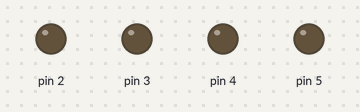
Recording of a sketch running on a simulated Arduino Uno, built with avr-gcc and run on an emulated ATmega328P. Parts: output pins drawn as LEDs (lit = HIGH).

Above: at 0.15 s.
At 1.05 s:
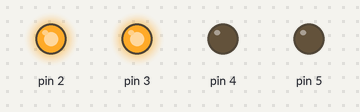
At 1.65 s:
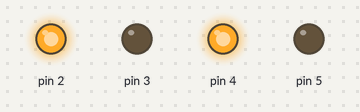
At 3.45 s:
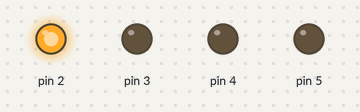
At 4.95 s:
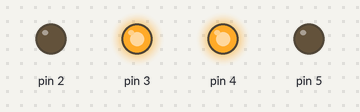
At 6.75 s:
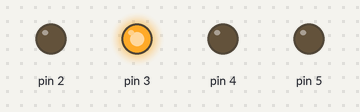
Timing chart, 0 to 7.0 s (numbered marks = the images above):
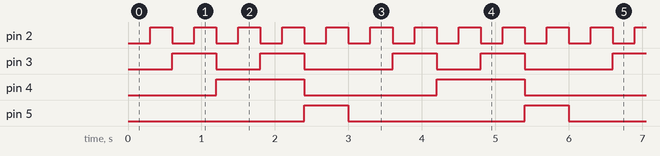

Measured:
- by itself, pin 2: alternates HIGH for 0.30 s and LOW for 0.30 s
- by itself, pin 3: repeats every 3.0 s: LOW 0.60 s, HIGH 0.60 s, LOW 1.2 s, HIGH 0.60 s
- by itself, pin 4: alternates HIGH for 1.2 s and LOW for 1.8 s
- by itself, pin 5: alternates HIGH for 0.60 s and LOW for 2.4 s

The sketch:

nixie_eval_board.ino
```cpp
// the setup routine runs once when you press reset:
void setup() {
  // initialize the digital pin as an output.
  DDRD = B00111100;
  PORTD = B0000000;
}

void loop(){
  for (int i=0; i<10; i++) {
    PORTD = i * 4;
    delay(300);
  }
}
```
